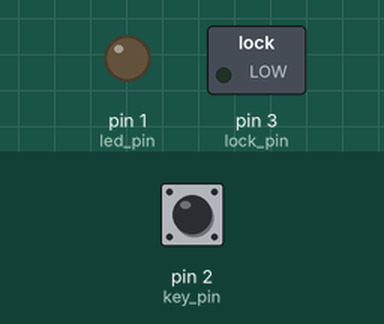
A sketch run on a simulated Arduino Uno, built with avr-gcc and run on an emulated ATmega328P. Parts: switched loads named in the sketch (green lamp = pin HIGH), output pins drawn as LEDs (lit = HIGH). The test bench sets the inputs (shaded band); at power-on: pin 2 (key_pin) LOW.

Above: at 1.2 s.
1.3 s: pin 2 (key_pin) pulled HIGH for 0.15 s
At 2.2 s:
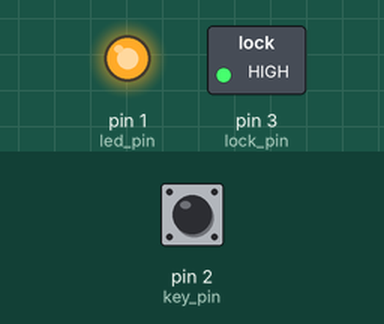
4.0 s: pin 2 (key_pin) pulled HIGH for 3.2 s
At 8.0 s:
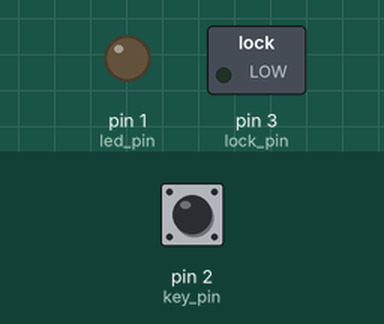
Timing chart, 0 to 9.5 s (numbered marks = the images above; inputs shaded):
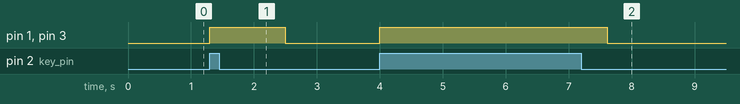

The sketch:

BookcaseLock.ino
```cpp
// This file is autogenerated from src/Bookcase_lock_ino.cpp for the Arduino IDE
#include "Arduino.h"
#include "BookcaseLock.h"

BookcaseLock lock;
static const uint8_t key_pin = 2;


void setup()
{
    lock = BookcaseLock(1200);
    pinMode(key_pin, INPUT);
}


void loop()
{
    if (digitalRead(key_pin) == HIGH)
        lock.Unlock();

    lock.UpdateState();
}
```

BookcaseLock.cpp
```cpp
#include "BookcaseLock.h"


BookcaseLock::BookcaseLock()
{
    pinMode(led_pin, OUTPUT);
    pinMode(lock_pin, OUTPUT);
}


BookcaseLock::BookcaseLock(uint32_t timeout) : lockOpenTimeout(timeout)
{
    pinMode(led_pin, OUTPUT);
    pinMode(lock_pin, OUTPUT);
}


BookcaseLock::~BookcaseLock() { }


void BookcaseLock::Unlock()
{
    if (lockState != Open)
        lockState = Opening;
}


void BookcaseLock::UpdateState()
{
    switch(lockState)
    {
        case Opening: {
            lastStateChangeTime = millis();
            lockState = Open;
            break;
        }
        case Open: {
            OpenLock();
            if (millis() - lastStateChangeTime > lockOpenTimeout)
                lockState = Closing;
            break;
        }
        case Closing: {
            CloseLock();
            lastStateChangeTime = 0;
            break;
        }
        case Closed: break;
    }
}


void BookcaseLock::OpenLock()
{
    digitalWrite(lock_pin, HIGH);
    digitalWrite(led_pin, HIGH);
}


void BookcaseLock::CloseLock()
{
    digitalWrite(lock_pin, LOW);
    digitalWrite(led_pin, LOW);
}
```

BookcaseLock.h
```cpp
#ifndef BOOKCASE_LOCK_H
#define BOOKCASE_LOCK_H

#include "Arduino.h"

class BookcaseLock {
public:
    BookcaseLock();
    BookcaseLock(uint32_t timeout);
    virtual ~BookcaseLock();
    void Unlock();
    void UpdateState();

private:
    enum LockState {
        Opening = 1,
        Open = 2,
        Closing = 3,
        Closed = 4
    };
    static const uint8_t led_pin = 1;
    static const uint8_t lock_pin = 3;
    uint64_t lastStateChangeTime = 0;
    uint32_t lockOpenTimeout = 1200;
    LockState lockState = Closed;

    void OpenLock();
    void CloseLock();
};


#endif //BOOKCASE_LOCK_H
```

bookcase_lock_ino.cpp
```cpp
#include "Arduino.h"
#include "BookcaseLock.h"

BookcaseLock lock;
static const uint8_t key_pin = 2;


void setup()
{
    lock = BookcaseLock(1200);
    pinMode(key_pin, INPUT);
}


void loop()
{
    if (digitalRead(key_pin) == HIGH)
        lock.Unlock();

    lock.UpdateState();
}
```

Measured:
- after the input at 1.3 s, pin 1 (led_pin), pin 3 (lock_pin): LOW → HIGH at once, → LOW 1.2 s later
- after the input at 4.0 s, pin 1 (led_pin), pin 3 (lock_pin): LOW → HIGH at once, → LOW 3.6 s later
